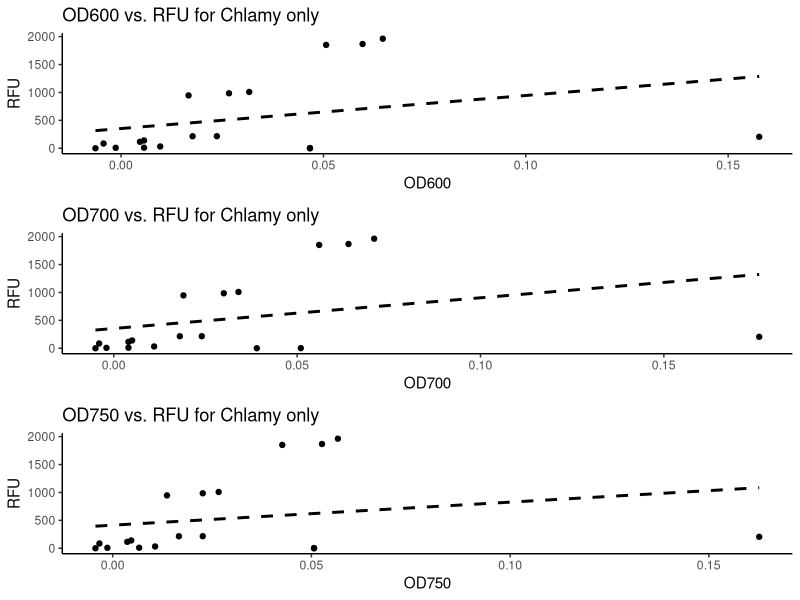
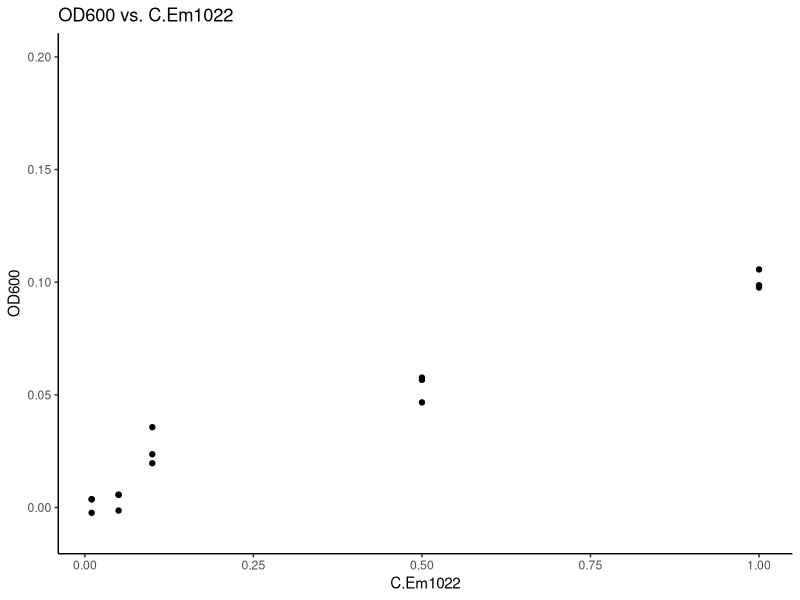
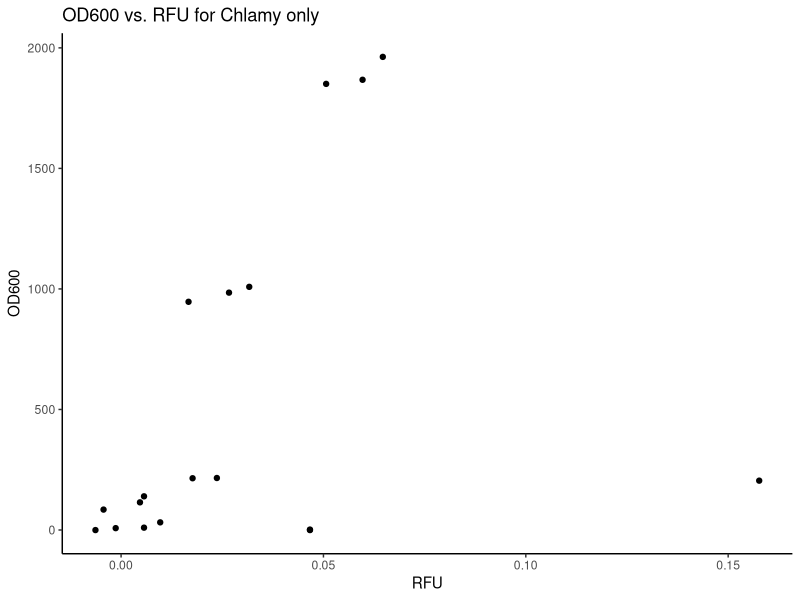

The R script that drew these images, in order:
# Jason R Laurich
# November 28, 2024

# Script to analyse pilot data from the dilution experiments.
# For now, want to initially explore the relationship between Ensifer dilution and OD readings (600, 700, 750)
# Get a sense of the minimum detection threshold of our plate reader. 

############## Packages ##########################################

library(ggplot2)
library(gridExtra)
library(ggrepel)

############## Get and examine the data #######################

df <- read.csv("pilot-projects/03_dilution_data_clean.csv")

str(df)
head(df)

############## Exploration and plotting #######################

blankOD600 <- mean(df$OD600[1:3]) # Let's establish the baseline for all measurements in blank wells
blankOD700 <- mean(df$OD700[1:3])
blankOD750 <- mean(df$OD750[1:3])
blankRFU <- mean(df$RFU[1:3])

# First we want to know: what is the relationship between Chlamy RFU and optical density?

C.600 <- ggplot(data = subset(df, V.Chlamy != 0 & V.Em1021 == 0 & V.Em1022 == 0), aes(x = OD600 - blankOD600, y = RFU - blankRFU)) +
  geom_point() +
  geom_smooth(method = "lm", se = FALSE, linetype = "dashed", color = "black") + # Add linear regression line +
  labs(
    title = "OD600 vs. RFU for Chlamy only",
    x = "OD600",
    y = "RFU"
  ) +
  theme_classic()

C.700 <- ggplot(data = subset(df, V.Chlamy != 0 & V.Em1021 == 0 & V.Em1022 == 0), aes(x = OD700 - blankOD700, y = RFU - blankRFU)) +
  geom_point() +
  geom_smooth(method = "lm", se = FALSE, linetype = "dashed", color = "black") + # Add linear regression line +
  labs(
    title = "OD700 vs. RFU for Chlamy only",
    x = "OD700",
    y = "RFU"
  ) +
  theme_classic()

C.750 <- ggplot(data = subset(df, V.Chlamy != 0 & V.Em1021 == 0 & V.Em1022 == 0), aes(x = OD750 - blankOD750, y = RFU - blankRFU)) +
  geom_point() +
  geom_smooth(method = "lm", se = FALSE, linetype = "dashed", color = "black") + # Add linear regression line +
  labs(
    title = "OD750 vs. RFU for Chlamy only",
    x = "OD750",
    y = "RFU"
  ) +
  theme_classic()

grid.arrange(C.600, C.700, C.750) # Couple points are off for all (high OD, low RFU)

C.600 <- ggplot(data = subset(df, V.Chlamy != 0 & V.Em1021 == 0 & V.Em1022 == 0), 
                aes(x = OD600 - blankOD600, y = RFU - blankRFU, label = Well.ID)) +
  geom_point() +
  geom_text_repel(size = 3) + # Add labels with Well.ID, adjust size as needed
  geom_smooth(method = "lm", se = FALSE, linetype = "dashed", color = "black") + # Add linear regression line
  labs(
    title = "OD600 vs. RFU for Chlamy only",
    x = "OD600",
    y = "RFU"
  ) +
  theme_classic()

C.600 <- ggplot(data = subset(df, V.Chlamy != 0 & V.Em1021 == 0 & V.Em1022 == 0, Well.ID != c('B5','A10','B9')), 
                aes(x = OD600 - blankOD600, y = RFU - blankRFU, label = Well.ID)) +
  geom_point() +
  geom_text_repel(size = 3) + # Add labels with Well.ID, adjust size as needed
  geom_smooth(method = "lm", se = FALSE, linetype = "dashed", color = "black") + # Add linear regression line
  labs(
    title = "OD600 vs. RFU for Chlamy only",
    x = "OD600",
    y = "RFU"
  ) +
  theme_classic()

ggplot(data = subset(df, V.Chlamy == 0 & V.Em1022 != 0 & V.Em1022 != 0.2), aes(x = C.Em1022, y = OD600 - blankOD600)) +
  geom_point() +
  labs(
    title = "OD600 vs. C.Em1022",
    x = "C.Em1022",
    y = "OD600"
  ) +
  ylim(-0.01,0.2) +
  theme_classic()

# It looks like I the relationship is not quite linear here. I may need to proof it for each bacteria. The machine is definetly capable of measuring 
# These cells at 1% of their concentration yesterday! Might be worth just running a plate quick, seeing what it can pick up on.

ggplot(data = subset(df, V.Chlamy != 0 & V.Em1021 == 0 & V.Em1022 == 0), aes(x = OD600 - blankOD600, y = RFU - blankRFU)) +
  geom_point() +
  labs(
    title = "OD600 vs. RFU for Chlamy only",
    x = "RFU",
    y = "OD600"
  ) +
  theme_classic()


############# More sophisticated model exploration #####################